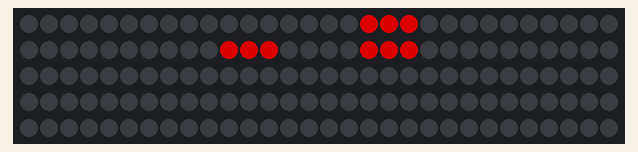
Bench run of a sketch on a simulated Arduino Uno, built with avr-gcc and run on an emulated ATmega328P. On the bench: 150 RGB LEDs in strip order, left to right, continuing on the next row. Dim RGB values are drawn brighter than linear.

Above: at 0.25 s.
At 7.28 s:
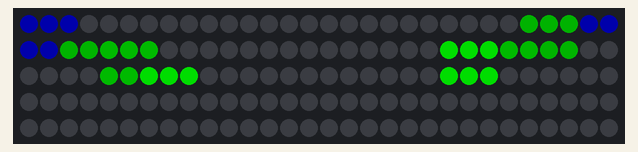
At 13.67 s:
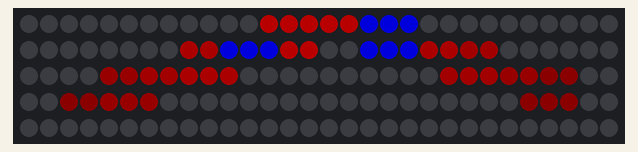
At 20.22 s:
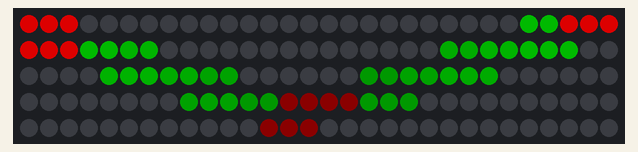
At 29.97 s:
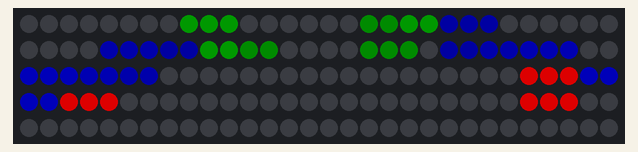
At 39.88 s:
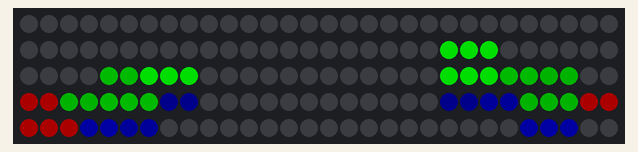

The sketch:

Tabellone_DVR.ino
```cpp
#include <Adafruit_NeoPixel.h>
#include <Arduino.h>
#include "Wire.h"
#define PIN 6

Adafruit_NeoPixel strip = Adafruit_NeoPixel(150, PIN, NEO_GRB + NEO_KHZ800);

  int x_max = 15;
  int y_max = 10;

  int start_x = 0;
  int start_y = 0;

  int dir_x = 2;
  int dir_y = 1;

  int x;
  int y;

  int grid[10][15];
  int grid_fade[10][15];
  int grid_color[10][15];

  int pixel_size = 3;

  uint32_t acc_full[3] = {strip.Color(255, 0, 0), strip.Color(0, 255, 0), strip.Color(0, 0, 255)};
  uint32_t acc_fade;

  int color=0;


  int fade_length = 7;

  uint32_t trail_color(int pos, int color);

void setup() {

  strip.begin();
  strip.setBrightness(150);
  strip.show();

  for(int i=0; i < y_max; i++){

    for(int j=0; j < x_max; j++){

      if(i % 2 == 0){
        grid[i][(x_max-1) -j] = x_max*i + j;
      } else {
        grid[i][j] = x_max*i + j;  //ordine un po' strano dovuto a come installeremo i led (a serpente)
      }

    grid_color[i][j] = 0;

    }
  }

    x=start_x;
    y=start_y;


}

void loop() {


      x = x+dir_x;
      y = y+dir_y;


    for(int i=0; i<pixel_size; i++){
      for(int j=0; j<pixel_size; j++){

      if((y+i>=0) && (y+i<y_max) && (x+j>=0) && (x+j<x_max)){
        grid_fade[y+i][x+j] = fade_length;
        grid_color[y+i][x+j] = color;
      }

      }
    }

/*
    grid_fade[y][x] = fade_length;
    grid_color[y][x] = color;
*/

    if((x <= 0) || (x >= x_max-pixel_size)){
      dir_x = -dir_x;

      color = color+1;
      if(color > 2){
        color = 0;
      }

    }


    if((y <= 0) || (y >= y_max-pixel_size)){
      dir_y = -dir_y;
      color = color+1;
      if(color > 2){
        color = 0;
      }

    }


    for(int a=0; a < y_max; a++){
      for(int b=0; b < x_max; b++){

          if(grid_fade[a][b] == fade_length){
            strip.setPixelColor(grid[a][b], acc_full[color]);
            grid_fade[a][b] = grid_fade[a][b]-1;


          } else if((grid_fade[a][b] < fade_length) && (grid_fade[a][b] > 0)){
             strip.setPixelColor(grid[a][b], trail_color(grid_fade[a][b], grid_color[a][b]));
             grid_fade[a][b] = grid_fade[a][b]-1;

          } else if(grid_fade[a][b] == 0){
            strip.setPixelColor(grid[a][b], 0, 0, 0);

          }

    }
  }


    delay(50*(abs(dir_x)+abs(dir_y)));
    strip.show();


}


uint32_t trail_color(int pos, int color){


  switch(color){
    case 0:
    acc_fade = strip.Color(20*pos, 0, 0);
    break;

    case 1:
    acc_fade = strip.Color(0, 20*pos, 0);
    break;

    case 2:
    acc_fade = strip.Color(0, 0, 20*pos);
    break;
  }

return acc_fade;

}
```
